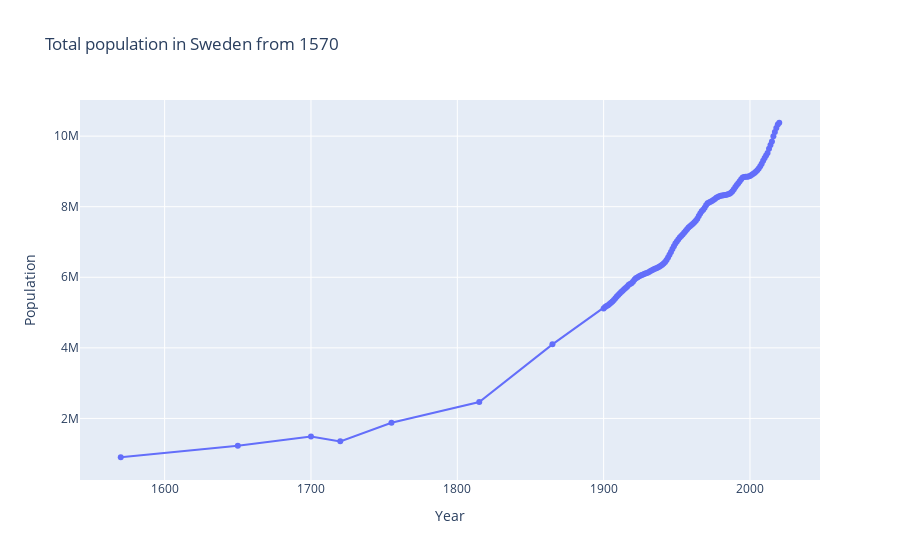

The code cell stored with this chart in its notebook:
### Code cell
fig = px.line(sweden_pop, x="År", y="Folkmängd", title="Total population in Sweden from 1570", labels={"År": "Year", "Folkmängd": "Population"},markers=True)
fig.show()
